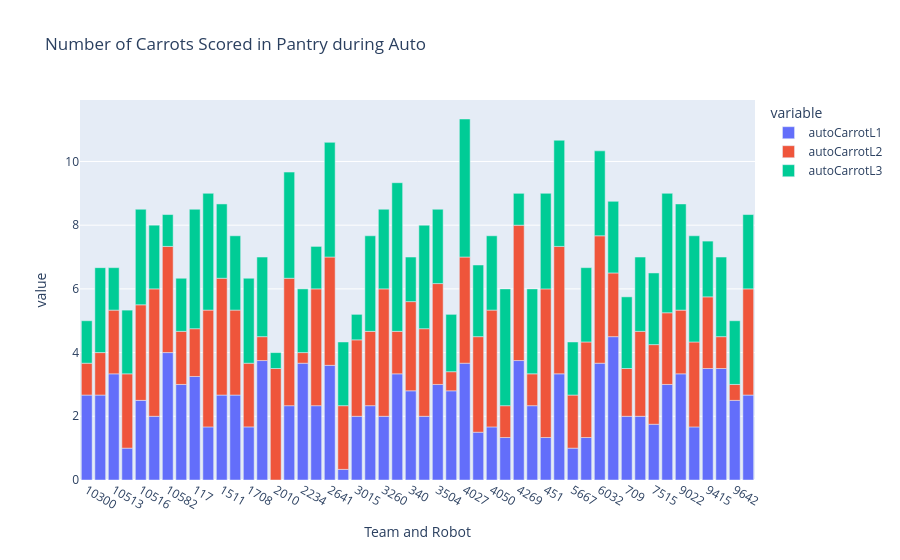

Write notebook code for a chart like this one.
### Code cell
fig = px.bar(team_averages, y=["autoCarrotL1", "autoCarrotL2", "autoCarrotL3"], title="Number of Carrots Scored in Pantry during Auto")
fig

### Figure 1 — Plotly figure (JSON) as saved in the notebook; plotly's stock layout.template omitted (floating-point values rounded to 4 significant figures)
{"data": [{"hovertemplate": "variable=autoCarrotL1<br>Team and Robot=%{x}<br>value=%{y}<extra></extra>", "legendgroup": "autoCarrotL1", "marker": {"color": "#636efa", "pattern": {"shape": ""}}, "name": "autoCarrotL1", "orientation": "v", "showlegend": true, "textposition": "auto", "type": "bar", "x": ["10300", "10512", "10513", "10515", "10516", "10517", "10582", "11456", "117", "1317", "1511", "1601", "1708", "1816", "2010", "2095", "2234", "2614", "2641", "2656", "3015", "3173", "3260", "3324", "340", "3484", "3504", "3990", "4027", "4028", "4050", "4150", "4269", "4467", "451", "4991", "5667", "5740", "6032", "63", "709", "7274", "7515", "8705", "9022", "9406", "9415", "9475", "9642", "9653"], "xaxis": "x", "y": [2.667, 2.667, 3.333, 1.0, 2.5, 2.0, 4.0, 3.0, 3.25, 1.667, 2.667, 2.667, 1.667, 3.75, 0.0, 2.333, 3.667, 2.333, 3.6, 0.3333, 2.0, 2.333, 2.0, 3.333, 2.8, 2.0, 3.0, 2.8, 3.667, 1.5, 1.667, 1.333, 3.75, 2.333, 1.333, 3.333, 1.0, 1.333, 3.667, 4.5, 2.0, 2.0, 1.75, 3.0, 3.333, 1.667, 3.5, 3.5, 2.5, 2.667], "yaxis": "y"}, {"hovertemplate": "variable=autoCarrotL2<br>Team and Robot=%{x}<br>value=%{y}<extra></extra>", "legendgroup": "autoCarrotL2", "marker": {"color": "#EF553B", "pattern": {"shape": ""}}, "name": "autoCarrotL2", "orientation": "v", "showlegend": true, "textposition": "auto", "type": "bar", "x": ["10300", "10512", "10513", "10515", "10516", "10517", "10582", "11456", "117", "1317", "1511", "1601", "1708", "1816", "2010", "2095", "2234", "2614", "2641", "2656", "3015", "3173", "3260", "3324", "340", "3484", "3504", "3990", "4027", "4028", "4050", "4150", "4269", "4467", "451", "4991", "5667", "5740", "6032", "63", "709", "7274", "7515", "8705", "9022", "9406", "9415", "9475", "9642", "9653"], "xaxis": "x", "y": [1.0, 1.333, 2.0, 2.333, 3.0, 4.0, 3.333, 1.667, 1.5, 3.667, 3.667, 2.667, 2.0, 0.75, 3.5, 4.0, 0.3333, 3.667, 3.4, 2.0, 2.4, 2.333, 4.0, 1.333, 2.8, 2.75, 3.167, 0.6, 3.333, 3.0, 3.667, 1.0, 4.25, 1.0, 4.667, 4.0, 1.667, 3.0, 4.0, 2.0, 1.5, 2.667, 2.5, 2.25, 2.0, 2.667, 2.25, 1.0, 0.5, 3.333], "yaxis": "y"}, {"hovertemplate": "variable=autoCarrotL3<br>Team and Robot=%{x}<br>value=%{y}<extra></extra>", "legendgroup": "autoCarrotL3", "marker": {"color": "#00cc96", "pattern": {"shape": ""}}, "name": "autoCarrotL3", "orientation": "v", "showlegend": true, "textposition": "auto", "type": "bar", "x": ["10300", "10512", "10513", "10515", "10516", "10517", "10582", "11456", "117", "1317", "1511", "1601", "1708", "1816", "2010", "2095", "2234", "2614", "2641", "2656", "3015", "3173", "3260", "3324", "340", "3484", "3504", "3990", "4027", "4028", "4050", "4150", "4269", "4467", "451", "4991", "5667", "5740", "6032", "63", "709", "7274", "7515", "8705", "9022", "9406", "9415", "9475", "9642", "9653"], "xaxis": "x", "y": [1.333, 2.667, 1.333, 2.0, 3.0, 2.0, 1.0, 1.667, 3.75, 3.667, 2.333, 2.333, 2.667, 2.5, 0.5, 3.333, 2.0, 1.333, 3.6, 2.0, 0.8, 3.0, 2.5, 4.667, 1.4, 3.25, 2.333, 1.8, 4.333, 2.25, 2.333, 3.667, 1.0, 2.667, 3.0, 3.333, 1.667, 2.333, 2.667, 2.25, 2.25, 2.333, 2.25, 3.75, 3.333, 3.333, 1.75, 2.5, 2.0, 2.333], "yaxis": "y"}], "layout": {"barmode": "relative", "legend": {"title": {"text": "variable"}, "tracegroupgap": 0}, "title": {"text": "Number of Carrots Scored in Pantry during Auto"}, "xaxis": {"anchor": "y", "domain": [0, 1], "title": {"text": "Team and Robot"}}, "yaxis": {"anchor": "x", "domain": [0, 1], "title": {"text": "value"}}}}
